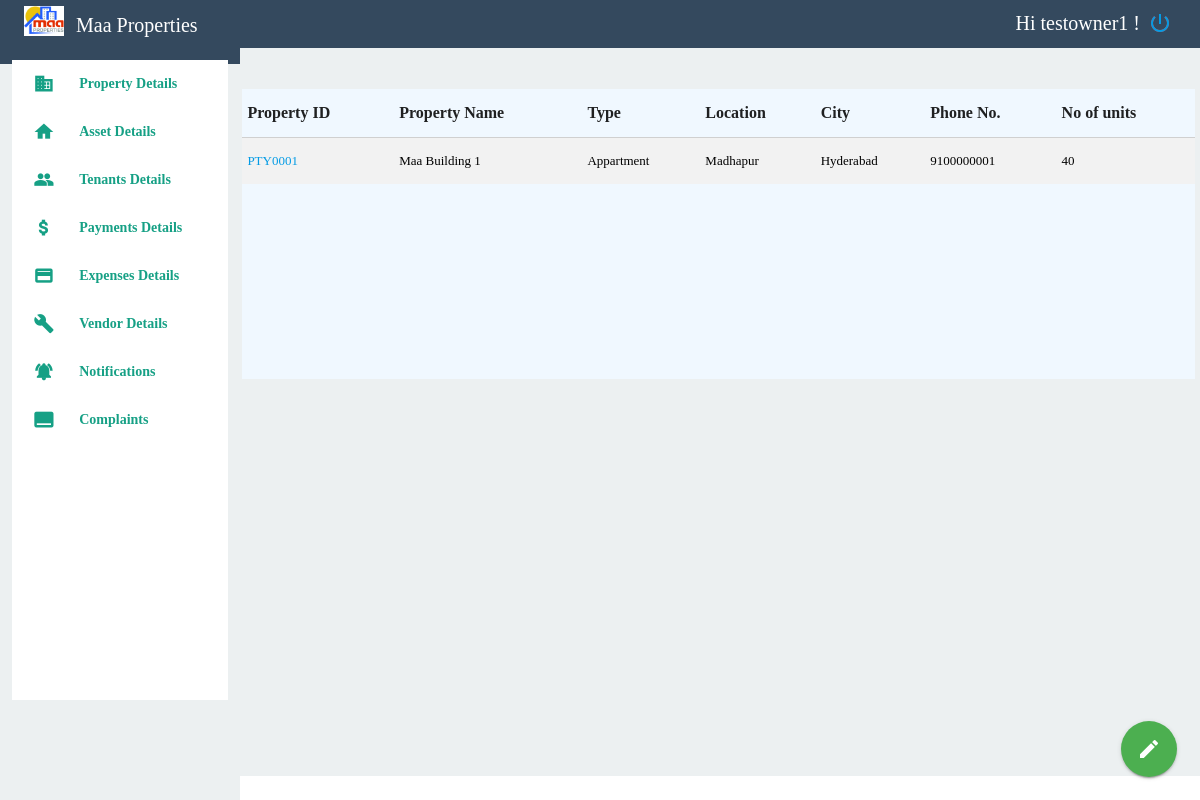
/building_content.php (signed in), run on the app's committed database.
### tables this page shows
CREATE TABLE `mprts_buildings` (
  `image_url` varchar(100) NOT NULL DEFAULT 'images/property1.jpg',
  `building_id` int(4) UNSIGNED ZEROFILL NOT NULL,
  `building_name` varchar(100) NOT NULL,
  `building_type` varchar(40) NOT NULL,
  `building_units` int(4) NOT NULL,
  `building_locality` varchar(100) NOT NULL,
  `building_city` varchar(100) NOT NULL,
  `building_state` varchar(100) NOT NULL,
  `building_pincode` varchar(6) NOT NULL,
  `building_phno` varchar(12) NOT NULL,
  `building_phno2` varchar(12) NOT NULL,
  `building_email` varchar(100) NOT NULL,
  `building_current_meter` varchar(20) NOT NULL,
  `building_water_meter` varchar(20) NOT NULL,
  `building_access_code` varchar(10) NOT NULL
);

### building_content.php (the view, shortened to what this page needs)
<body>
<?php include'headers.php'; ?>
<?php include 'left_content.php'; ?>
<div class="right_content">
	<?php include'nav_thread.php'; ?>
	<div class="row">
		<div class="col s12">
			<center><h5 style="color:#ddd;padding:1%;" class="page_name"></h5></center>
		</div>
	</div>
	<div class="owner_content">
		<div class="owners_table z-depth-3" title="Property List">
			<table class="striped">
		        <thead class="thead_main">
		          <tr>
		          	  <th>Property ID</th>
		              <th>Property Name</th>
		              <th>Type</th>
		              <th>Location</th>
		              <th>City</th>
		              <th>Phone No.</th>
		              <th>No of units</th>
		          </tr>
		        </thead>
		        <tbody>
					<?php
						$access_type = substr($user_access_code, 0, 2);
						if($access_type == 'MM'){
							$building_details_sql = "SELECT * from mprts_buildings order by building_id desc";
						}
						else if($access_type == 'OO'){
							$get_user_details = mysql_query("select * from mprts_users where user_email = '$user_email'");
							while($user_details_row = mysql_fetch_array($get_user_details)){
								$user_access_code = $user_details_row['user_access_code'];
								$building_details_sql = "select * from mprts_buildings where SUBSTR(building_access_code, 3, 4) = substr('$user_access_code', 3, 4) and SUBSTR(building_access_code, 3, 4) in (select substr(access_code, 3, 4) from mprts_owner where substr(access_code, -1) != 'D')";
							$building_details_execute = mysql_query($building_details_sql);
						$building_count = mysql_num_rows($building_details_execute);
						$i=0;
						while($i<$building_count){
							$row = mysql_fetch_array($building_details_execute);
							$building_id = $row['building_id'];
							$building_name = $row['building_name'];
							$building_type = $row['building_type'];
							$building_units = $row['building_units'];
							$building_locality = $row['building_locality'];
							$building_city = $row['building_city'];
							$building_phno = $row['building_phno'];
					$get_pty_id_sql = mysql_query("SELECT concat('PTY', building_id) as building_id from mprts_buildings where building_id = $building_id");
							$pty_id_row = mysql_fetch_array($get_pty_id_sql);
							$pty_id = $pty_id_row['building_id'];
							echo "
								<tr class='table_content'>
						            <td><a class='drilldown' id='$building_id' onclick='show_building_details(this.id);'>$pty_id</a></td>
						            <td>$building_name</td>
						            <td>$building_type</td>
						            <td>$building_locality</td>
						            <td>$building_city</td>
						            <td>$building_phno</td>
						            <td>$building_units</td>
					          	</tr>
							";
							$i++;
						}
							}
						}
					?>
		        </tbody>
	      </table>
		</div>
	</div>
</div>
</body>

### styles/index_style.css (style rules this page uses)
@media only screen 
  and (min-device-width: 737px) { .right_content { height: 100%; width:80%; background-color: #fff; float: left; overflow-y: auto; } }
@media only screen 
  and (min-device-width: 737px) { .row { margin-bottom: 0px !important; } }

### styles/owner_styles.css (style rules this page uses)
body { font-family: calibri; }
.owners_table { width: 95%; }
.owners_table table { !margin: auto 0% auto 2%; }
.owners_table table td { font-size: 13px; }
.drilldown { cursor:pointer; }
td { color: #000; }

### styles/owner_page.css (style rules this page uses)
.owners_table { height: 40%; width: 100%; overflow-x: hidden; overflow-y: auto; }

### styles/enhance.css (style rules this page uses)
@media only screen 
  and (min-device-width: 737px) { .right_content { margin-top: 5%; padding: 0% 0.4% 0.2% 0.2%; overflow-y:auto; height:91% !important; z-index:999; } }
@media only screen 
  and (min-device-width: 737px) { .right_content, .title_bar, .sub_title_bar, .owner_content_actions, .record_details, .owners_table { !box-shadow: 0 6px 10px 0 rgba(0,0,0,0.14), 0 1px 18px 0 rgba(0,0,0,0.12), 0 3px 5px -1px rgba(0,0,0,0.3); } }
@media only screen 
  and (min-device-width: 737px) { .right_content { !background-color: #E4F1FE; background-color: #ecf0f1; padding: 0% 0.4% 0.2% 0.2% !important; } }
@media only screen 
  and (min-device-width: 737px) { .right_content { margin-left:20%; margin-top:4% !important; !position:fixed; position: absolute; !background-color: #E4F1FE; background-color: #ecf0f1; padding: 0% 0.4% 0.2% 0.2% !important; } }
@media only screen 
  and (min-device-width: 737px) { .z-depth-3, .side-nav, .z-depth-4 { box-shadow:none !important; } }

### styles/resp.css (style rules this page uses)
@media only screen 
  and (min-device-width: 737px) { .owners_table { background-color: aliceblue !important; } }
@media only screen 
  and (min-device-width: 737px) { table.striped>tbody>tr:nth-child(even), table.striped>tbody>tr:nth-child(even) { background-color: #f2f2f2 !important; } }

### styles/left_content.css (style rules this page uses)
@media only screen and (min-device-width: 737px) { .right_content { padding:0px !important; } }
@media only screen and (min-device-width: 737px) { .right_content { height: 100% !important; width:80% !important; float:left !important; } }

### data on the page
mprts_buildings: pty_id "PTY0001", building_name "Maa Building 1", building_type "Appartment", building_locality "Madhapur", building_city "Hyderabad", building_phno "9100000001", building_units "40"

### other printed values
$user_name "testowner1"
